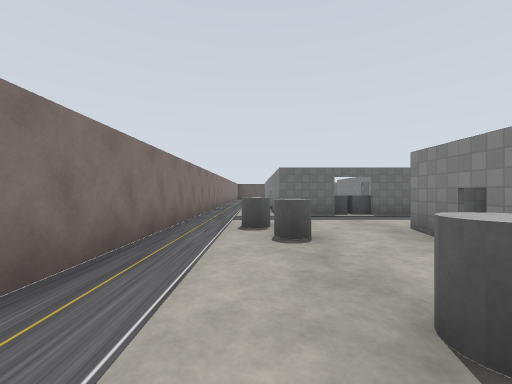
view 1 (above)

24 first-person views from a walk through a robot-simulator world made for Gazebo. The camera is 1.2 m above the floor, looks level and sees 90° across. The floor is counted in squares, 2 m on a side. Each view is taken from the middle of a square. On the plan, view 1 faces up. The plan holds only what a view shows up to about 9 squares ahead; the rest is blank. The place goes on beyond the plan. The robots in the file are not drawn. Gazebo's built-in surfaces are drawn with simple patterns.

view 2
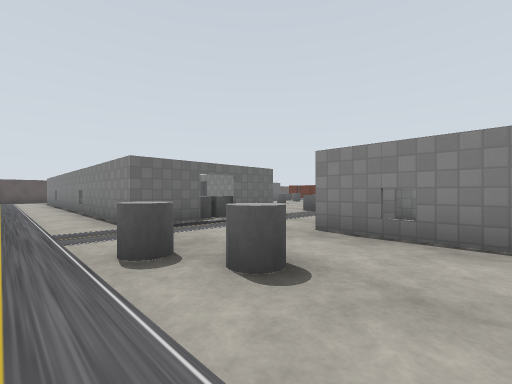

view 3
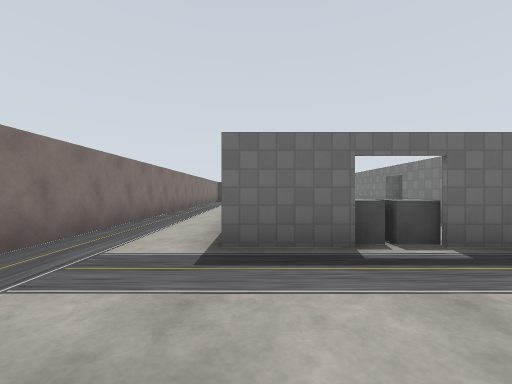

view 4
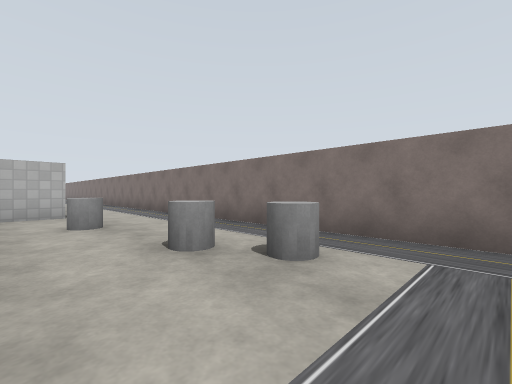

view 5
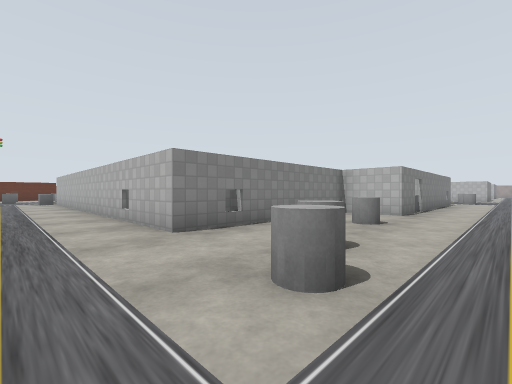

view 6
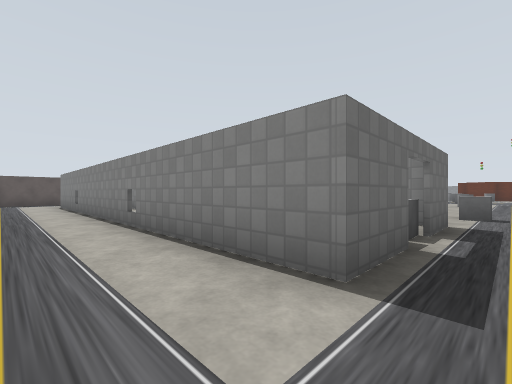

view 7
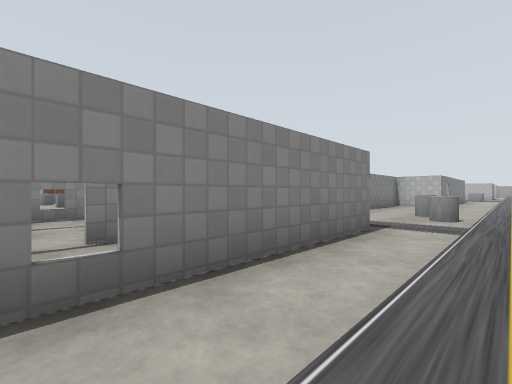

view 8
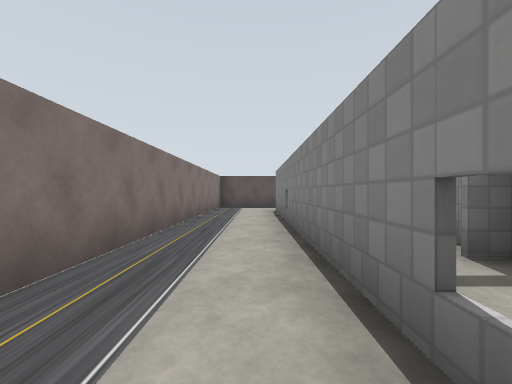

view 9
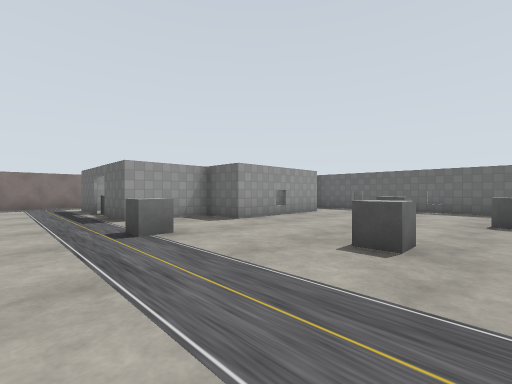

view 10
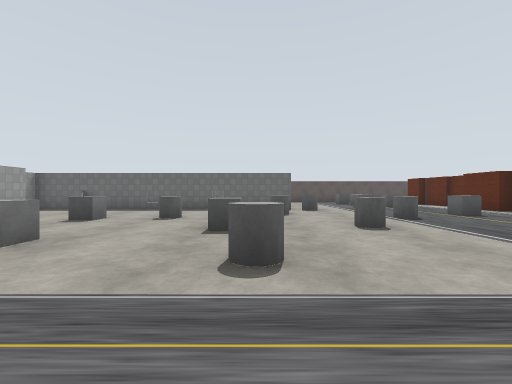

view 11
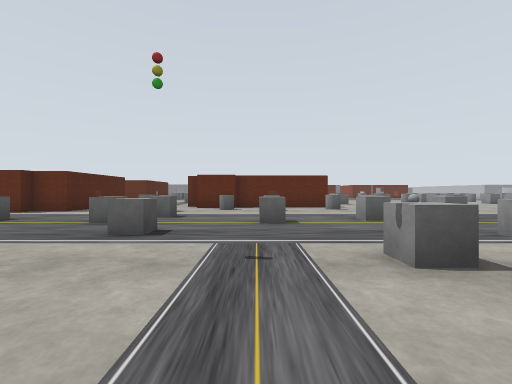

view 12
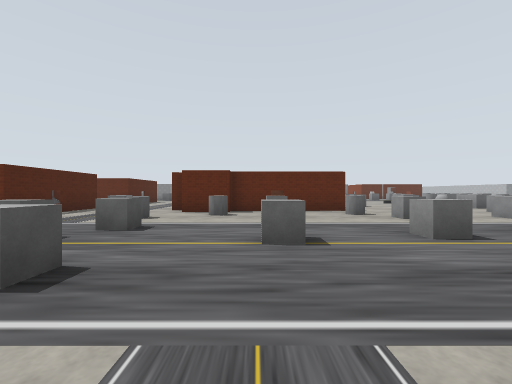

view 13
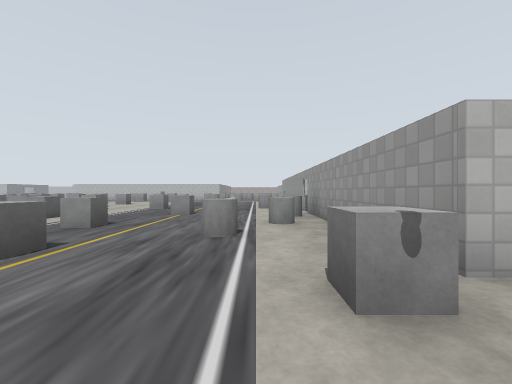

view 14
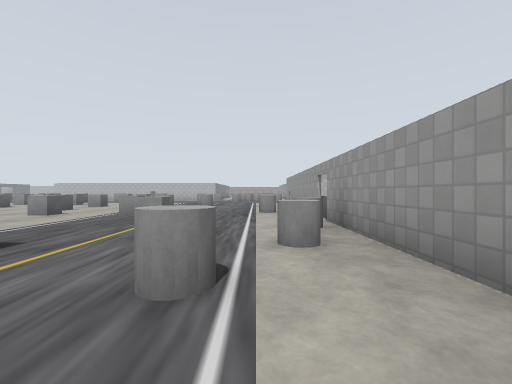

view 15
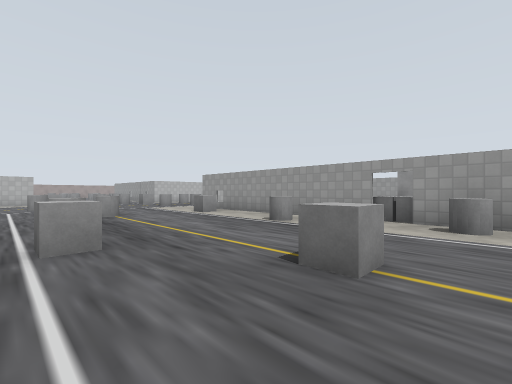

view 16
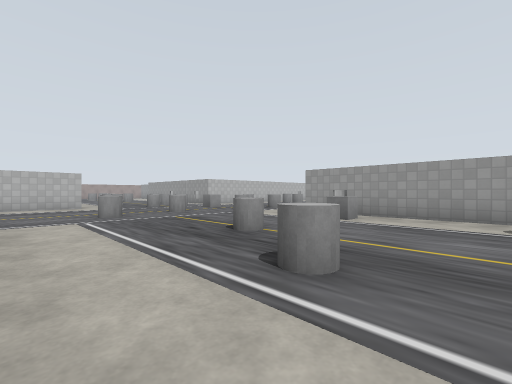

view 17
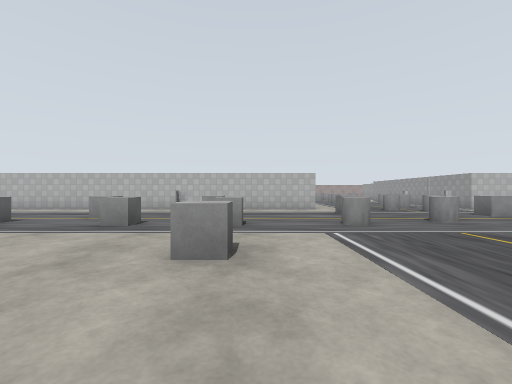

view 18
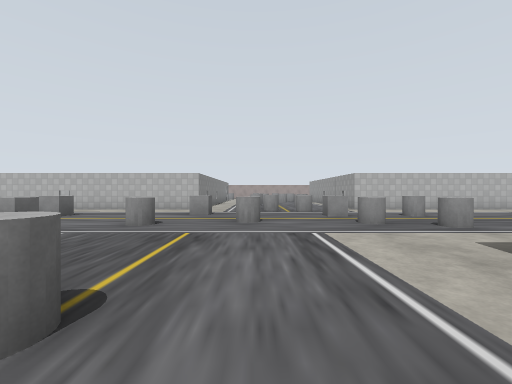

view 19
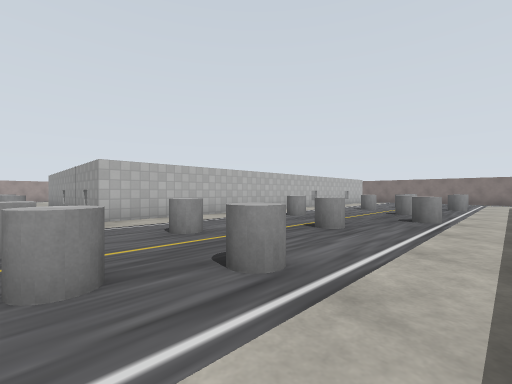

view 20
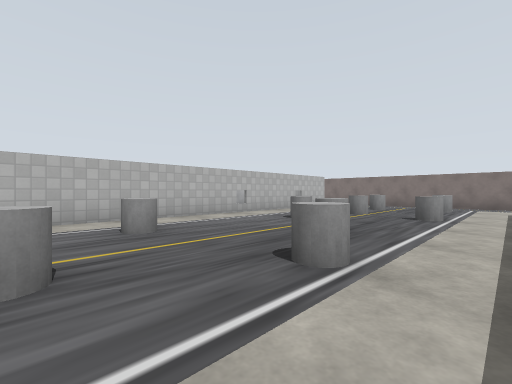

view 21
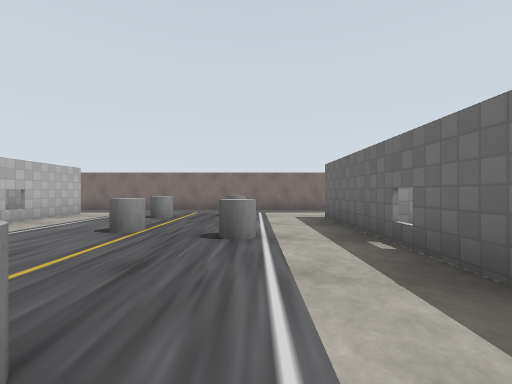

view 22
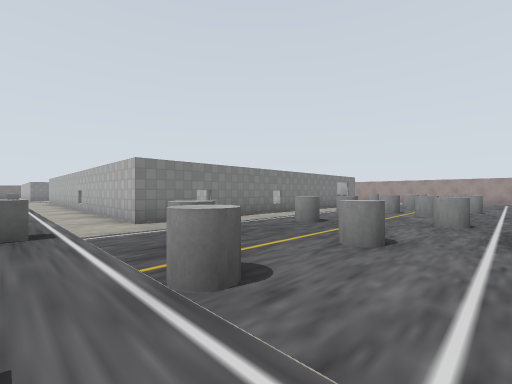

view 23
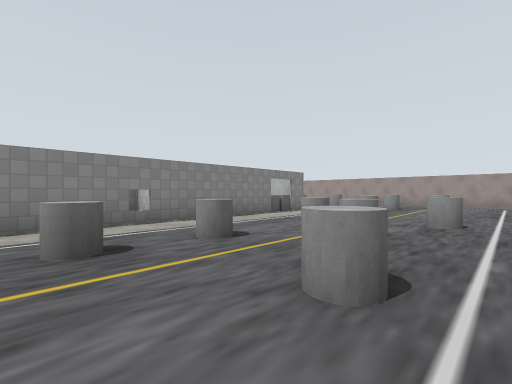

view 24
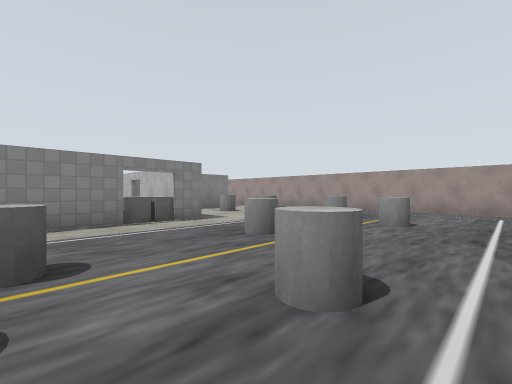

### Floor plan
Points are (right, up) in squares from view 1. A wall is a line through its corners. A room is listed if a view was taken in it or the views show most of it. See-through windows are left out.
Room 1 (views 1, 2, 3, 4, 5, 6, 7, 8)
walls: (1.6, 6.8) (0.6, 6.8) (0.6, 14.5); (4.4, 7.1) (4.4, 10); (4.5, 6.8) (3.4, 6.8); (3.7, 3.4) (3.7, 4.1); (4.4, 10.6) (4.4, 12.8); (0.9, -1.1) (2.5, -1.1) (2.5, 4.2) (4.5, 4.2); (-1.5, 14.5) (-1.5, -1.5)
ways out: opening at (-0.5, -1) to room 2; opening at (4, 5.5) to room 2; open door at (1.8, 11.2); open door at (4, 10.5)
objects: grey cylinder (0, 4); grey cylinder (1, 1); grey box (2, 7); grey box (3, 7)
Room 2 (views 9, 10, 11, 12, 13, 14, 15, 16, 17, 18, 19, 20, 21, 22, 23, 24)
walls: (13.5, -2.4) (13.5, -8.4); (5.4, -8.4) (0.9, -8.4); (13.1, 4.2) (13.5, 4.2) (13.5, -0.5); (22.2, 4) (22.1, 6.9); (0.9, -4.8) (0.9, -3.4); (21.7, 6.7) (21.7, 8.2); (4.5, 4.2) (9.9, 4.2); (-1.5, -7.6) (-1.5, -14.4); (18, -22.5) (18, -14.7) (27.5, -14.7); (-1.5, -1.5) (-1.5, -3.2); (0, -14.7) (12.6, -14.7) (12.6, -20.3); (17.9, -24.1) (21.4, -24.1); (18, -24.2) (18, -23.5); (22, -24.1) (22.5, -24.1); (19.5, 12.9) (19.5, 14); (23, 11.9) (19.9, 11.9) (19.9, 12.9); (13.3, 13.7) (4.4, 13.7); (5.7, 12) (5.7, 8.8) (4.5, 8.8) (4.5, 6.8); (13, -29.5) (17.3, -29.5)
ways out: opening at (-0.5, -1) to room 1; opening at (4, 5.5) to room 1; opening at (-1, -15); open door at (7, 14); open door at (10, 14); open door at (12, -20); open door at (13, -4); open door at (14, -2); open door at (21.5, -24); open door at (23, 5.5)
objects: grey cylinder (0, -11); grey cylinder (1, -12); other object (1, -3) to (2, -3); grey cylinder (3, -12); grey cylinder (4, -10); grey cylinder (5, -13); grey cylinder (6, -11); grey box (6, 6); grey cylinder (8, -13); grey cylinder (8, -10); grey box (8, 11); grey box (9, 8); grey cylinder (10, -11); grey cylinder (10, 11); grey box (11, 9); grey cylinder (12, -13); grey cylinder (12, -11); grey cylinder (12, 7); grey cylinder (13, 12); grey cylinder (14, -26); grey cylinder (14, -22); grey cylinder (14, -19); grey cylinder (14, -16); grey cylinder (14, -14); grey box (14, -13); grey cylinder (14, -11); grey box (14, -7); grey cylinder (14, 1); grey box (14, 4); grey cylinder (14, 9); grey cylinder (14, 13) to (14, 14); grey cylinder (15, -21); grey cylinder (15, -4); grey cylinder (15, 11); grey cylinder (16, -27); grey cylinder (16, -24); grey cylinder (16, -19); grey cylinder (16, -18); grey cylinder (16, -15); grey cylinder (16, -11); grey cylinder (16, 2); grey box (16, 8); grey box (17, -13); grey cylinder (17, -7); grey box (17, -1); grey box (17, 3); grey box (17, 6); grey box (17, 9); grey box (17, 12); other object (18, -27); grey box (18, -23); grey cylinder (18, -11); grey cylinder (18, -5); grey box (18, -3); grey box (18, 1); grey box (18, 8); grey cylinder (19, -26); grey box (19, -23); grey box (20, -11); grey box (20, -9); grey box (20, -3); grey box (20, 0); grey box (20, 2); other object (20, 5); grey cylinder (20, 9); grey box (21, -13); grey box (21, -5); other object (21, -1); grey cylinder (21, 3); grey cylinder (21, 7); other object (21, 12) to (22, 13); grey box (22, -11); other object (22, 1); other object (22, 10); grey box (23, -12); other object (23, -2) to (24, -2); grey box (25, -11)

Where each view was taken, in squares from view 1:
view 1: 0 up, 0 right, facing up
view 2: 2 up, 1 left, facing up-right
view 3: 4 up, 1 right, facing up
view 4: 6 up, 2 right, facing down-left
view 5: 6 up, 1 left, facing down-right
view 6: 6 up, 1 left, facing up-right
view 7: 11 up, 1 left, facing down-right
view 8: 10 up, 0 right, facing up
view 9: 5 up, 10 right, facing up-left
view 10: 5 up, 12 right, facing up
view 11: 6 up, 12 right, facing right
view 12: 6 up, 14 right, facing right
view 13: 6 up, 15 right, facing down
view 14: 4 up, 15 right, facing down
view 15: 0 up, 19 right, facing down-left
view 16: 4 down, 20 right, facing down-left
view 17: 6 down, 20 right, facing down
view 18: 6 down, 16 right, facing down
view 19: 9 down, 14 right, facing down-left
view 20: 9 down, 10 right, facing down-left
view 21: 10 down, 7 right, facing left
view 22: 13 down, 13 right, facing down-right
view 23: 17 down, 13 right, facing down-right
view 24: 21 down, 13 right, facing down-right
